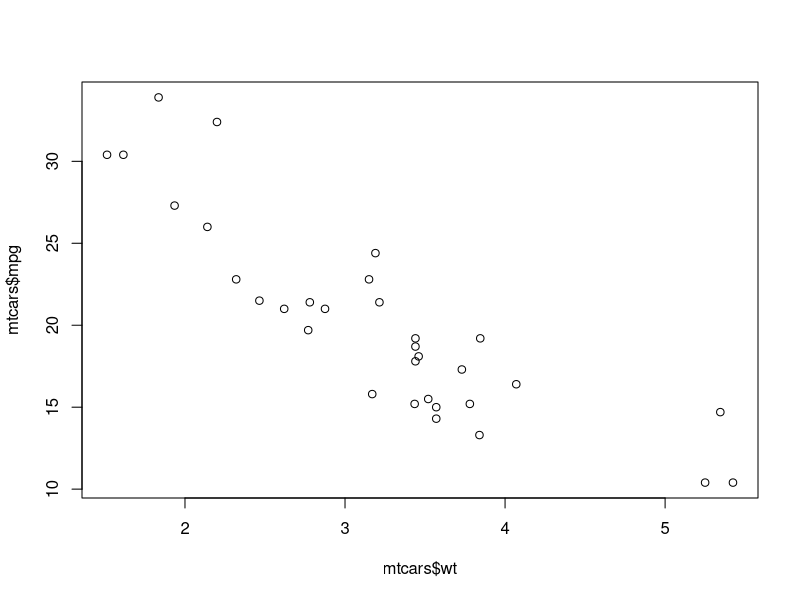
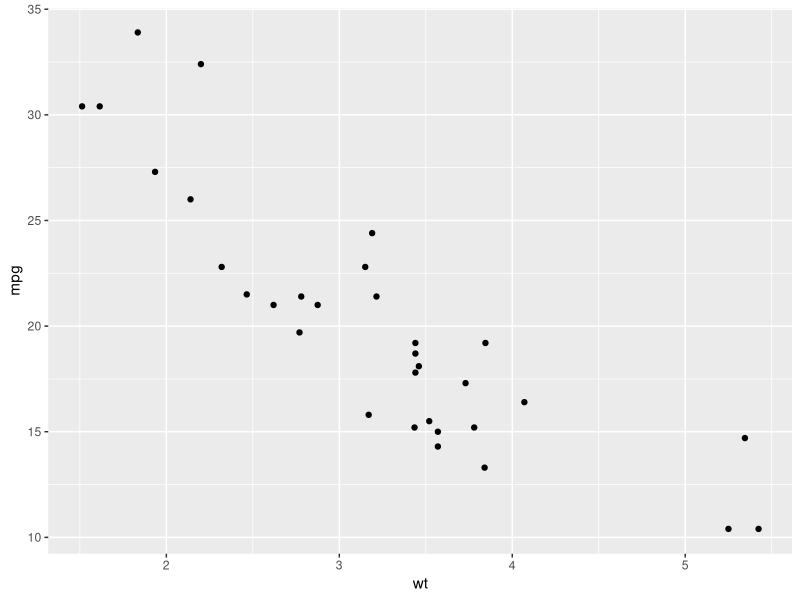
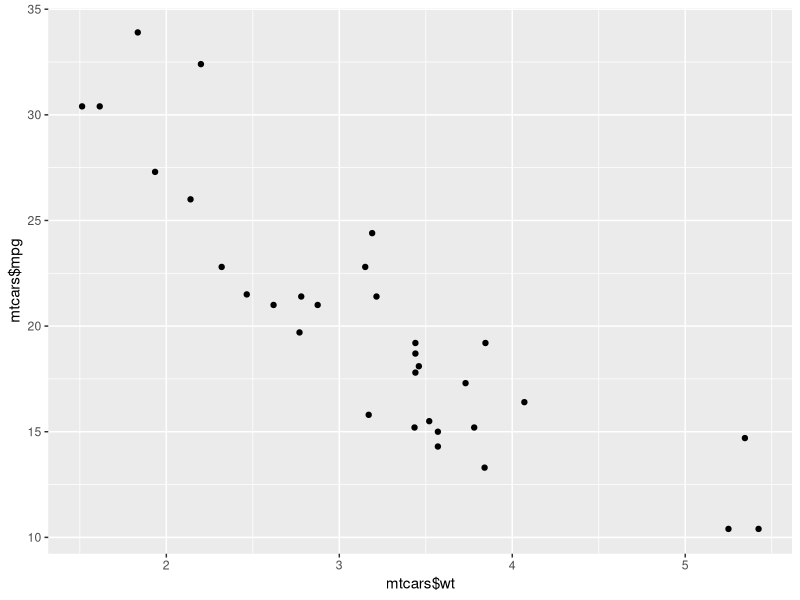

Write R code to recreate these figures, in order.
# using Base R
plot(mtcars$wt, mtcars$mpg)
# with(mtcars, plot(wt, mpg))
# plot(mpg ~ wt, mtcars)

# using ggplot
library(tidyverse)
mtcars %>%
  ggplot(aes(x = wt, y = mpg)) +
  geom_point()

## using ggplot - with vector arguments
ggplot(data = NULL, aes(x = mtcars$wt, y = mtcars$mpg)) +
  geom_point()
